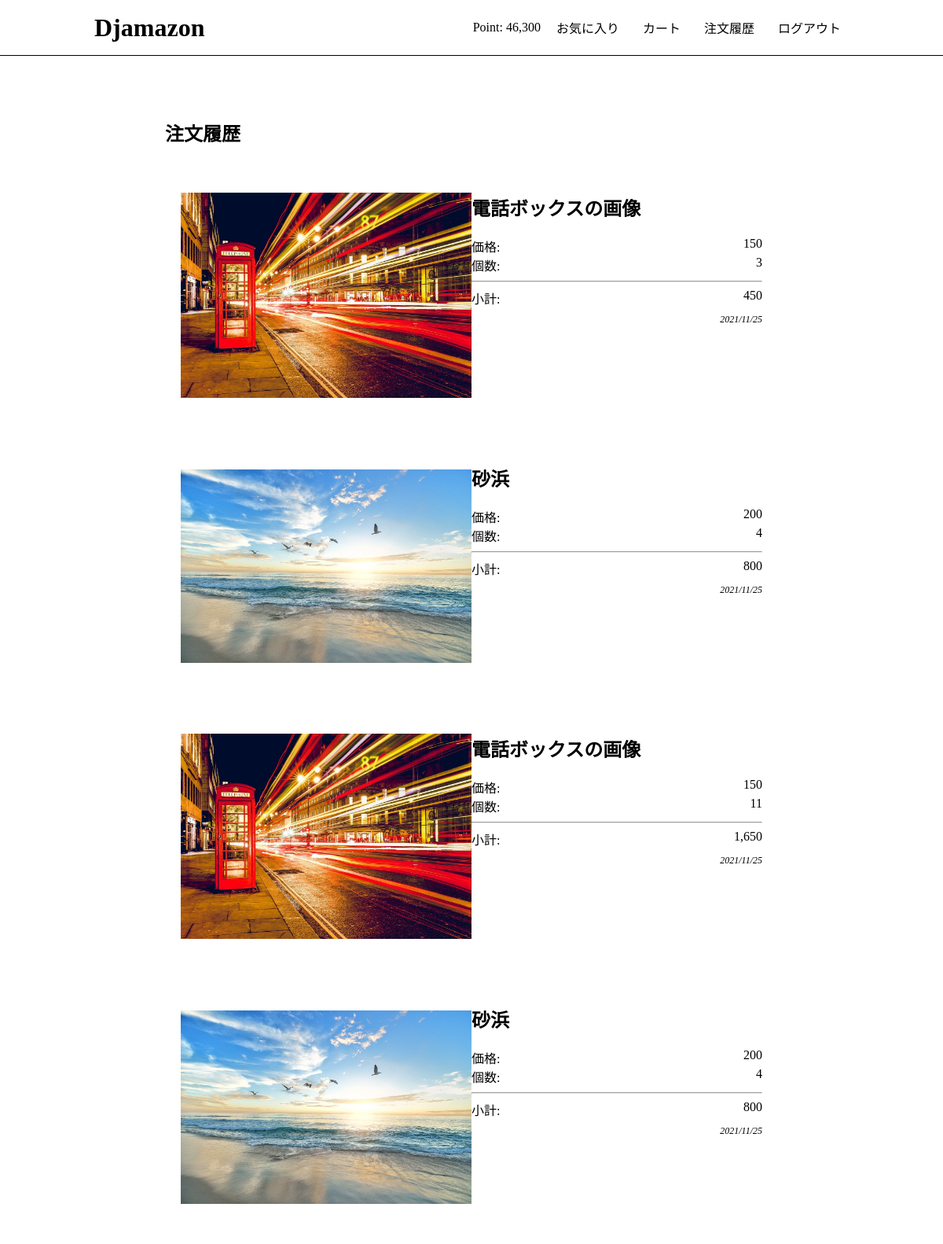
Page /order_history/ (signed in) on the committed database.
### users/models.py (models this page shows)
class User(AbstractBaseUser, PermissionsMixin):
    initial_point = 50000
    email = models.EmailField("メールアドレス", unique=True)
    point = models.PositiveIntegerField(default=initial_point)
    fav_products = models.ManyToManyField(Product, blank=True)
    is_staff = models.BooleanField("is_staff", default=False) #adminの権限
    is_active = models.BooleanField("is_active", default=True)#　必須の権限
    date_joined = models.DateTimeField("date_joined",default=timezone.now)
    objects = UserManager()
    USERNAME_FIELD = "email"
    EMAIL_FIELD = "email"
    REQUIRED_FIELDS = []
    class Meta:
        verbose_name = "user"
        verbose_name_plural = "users"

### app/models.py (models this page shows, shortened)
class Sale(models.Model):
    product = models.ForeignKey(Product, on_delete=models.PROTECT)
    user = models.ForeignKey('users.User',
                              on_delete=models.PROTECT)
    amount = models.PositiveIntegerField(default=0)
    price = models.PositiveIntegerField("商品単価")
    total_price = models.PositiveIntegerField("小計")
    created_at = models.DateTimeField(auto_now=True)

class Product(models.Model):
    name = models.CharField(max_length=100)
    description = models.TextField(blank=True)
    price = models.PositiveIntegerField(default=0)
    image = models.ImageField(upload_to='product')

### app/views.py (the view)
# urls.py: path('order_history/', views.order_history, name='order_history'),
@login_required
def order_history(request):
    user = request.user
    sales = Sale.objects.filter(user=user).order_by('-created_at')
    return render(request, 'app/order_history.html', {'sales': sales})

### app/templates/app/order_history.html
{% extends 'app/base.html' %}
{% load humanize %}
{% block content %}
<div class="order-history">
<h2>注文履歴</h2>
{% for sale in sales %}
  <div class="order-item">
    <div class="order-item-image">
     <a href="{% url 'app:detail' sale.product.id %}">
       <img src="{{ sale.product.image.url }}" class="product-img">
     </a>
    </div>
    <div class="order-item-info">
     <h2>{{ sale.product.name }}</h2>
     <div>価格:<span class="info-value">{{ sale.price | intcomma }}</span></div>
     <div>個数:<span class="info-value">{{ sale.amount | intcomma }}</span></div>
     <hr>
     <div>小計:<span class="info-value">{{ sale.total_price | intcomma }}</span></div>
     <span class="info-timestamp">{{ sale.created_at | date:"Y/m/d" }}</span>
    </div>
  </div>
{% endfor %}
</div>
{% endblock %}

### app/templates/app/base.html (shortened to what this page needs)
{% load static %}
{% load humanize %}
<!DOCTYPE html>
<html>
<head>
    <link rel="stylesheet" type="text/css" href="{% static 'css/style.css' %}">
</head>
<body>
    <header>
       <div class="container">
           <h1><a href="{% url 'app:index' %}">Djamazon</a></h1>
           <div class="header-menu">
               {% if request.user.is_authenticated %}
                  <span>Point: {{ user.point | intcomma }}</span>
                  <span><a href="{% url 'app:fav_products' %}">お気に入り</a></span>
                  <span><a href="{% url 'app:cart' %}">カート</a></span>
                  <span><a href="{% url 'app:order_history' %}">注文履歴</a></span>
                  <span><a href="{% url 'app:logout' %}">ログアウト</a></span>
               {% else %}
                  <span><a href="{% url 'app:login' %}">ログイン</a></span>
                  <span><a href="{% url 'app:signup' %}">新規登録</a></span>
               {% endif %}
           </div>
       </div>
    </header>
    <div class="container">
       {% block content %}{% endblock %}
    </div>
</body>
</html>

### static/css/style.css (style rules this page uses)
html, body { margin: 0; }
div { box-sizing: border-box; }
a { text-decoration: none; color: #000; }
.container { width: 80%; margin: auto; overflow: auto; }
header { border-bottom: solid 1px #000; height: 70px; }
header .container { display: flex; justify-content: space-between; }
body > .container { width: 65%; padding-top: 60px; }
header h1 { margin: 0; height: 100%; line-height: 70px; }
.header-menu { display: flex; align-items: center; }
.header-menu a { padding: 10px; margin-left: 10px; }
.product-img { width: 100%; max-width: 500px; height: 300px; object-fit: cover; border-radius: 4px; }
.product-img { object-fit: contain; }
.order-item { padding: 20px; display: flex; }
.order-item-image { flex: 1; }
.order-item-info { flex: 1; font-size: 16px; }
.order-item-info .info-value { float: right; }
.order-item-info .info-timestamp { float: right; font-size: 12px; font-style: italic; margin-top: 8px; }

### rows in the picture
User: point "46,300"
Sale: product.image (picture), product.name "電話ボックスの画像", price "150", amount "3", total_price "450", created_at "2021/11/25"
Sale: product.image (picture), product.name "砂浜", price "200", amount "4", total_price "800", created_at "2021/11/25"
Sale: product.image (picture), product.name "電話ボックスの画像", price "150", amount "11", total_price "1,650", created_at "2021/11/25"
Sale: product.image (picture), product.name "砂浜", price "200", amount "4", total_price "800", created_at "2021/11/25"
